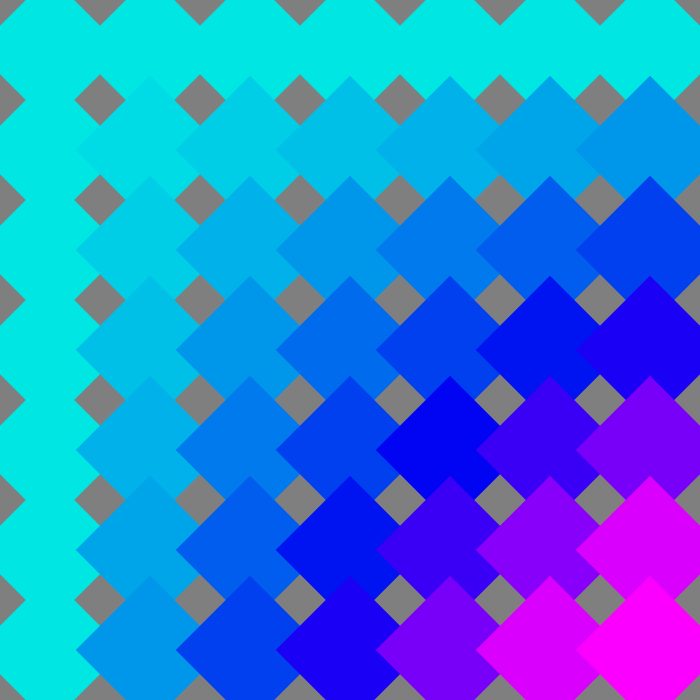
Frame 1 (no input)
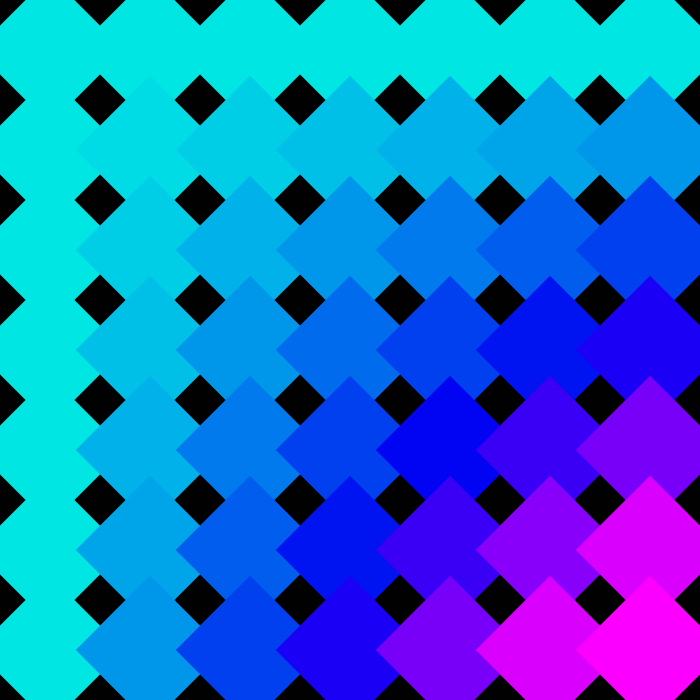
Frame 60 (no input)
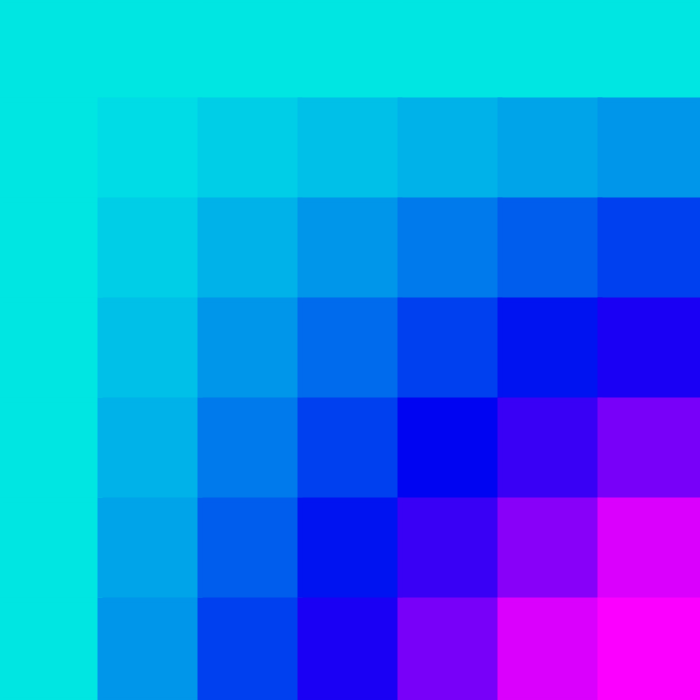
Frame 120 (the mouse pressed at the canvas centre since frame 60)

The p5.js sketch that drew these frames (run headless with seeded random() and noise() and a simulated clock; from frame 60 on, the mouse is pressed at the canvas centre):

// p5.js sketch
// ── sketch.js
function setup() {
    createCanvas(700, 700);

    colorMode(HSB, 360, 100, 100); // Max. HSB
    smooth(); // Anti-aliasing
    rectMode(CENTER); // Prevents object from rotating on the top-left corner. Enables rotation within centre of object.
}

function draw() {
    background(0 ,0, 0, 0.5);
    stroke(0, 0, 100);

    // Setting colours for interpolation:
    let fromColour = color(179, 100, 90); // Start of range
    let toColour = color(299, 100, 100); // End of range

    // Trig. Variables:
    let transValX = width/2;
    let transValY = height/2;
    
    // Loop Variables:
    let col = 7;
    let row = 7;
    let spaceWidth, spaceHeight;
    spaceWidth = width/col;
    spaceHeight = height/row;

    /**
     * LOOPED SQUARES:
     * 
     * - Including:
     *      - Interpolation
     *      - Inverse Tan function for rotation
     */
    for (let y = 0; y < row; y++) {
        for (let x = 0; x < col; x++) {
            push();
                translate(x * spaceWidth + spaceWidth/2, y * spaceHeight + spaceHeight/2);
                let rotateVal = atan2(mouseY - transValY, mouseX - transValX);
                rotate(rotateVal);

                stroke(lerpColor(fromColour, toColour, x * y / 32));
                strokeWeight(5);
                strokeCap(ROUND);
                fill(lerpColor(fromColour, toColour, x * y / 32));
                rect(0, 0, 100, 100);
            pop();
        }
    }
}
